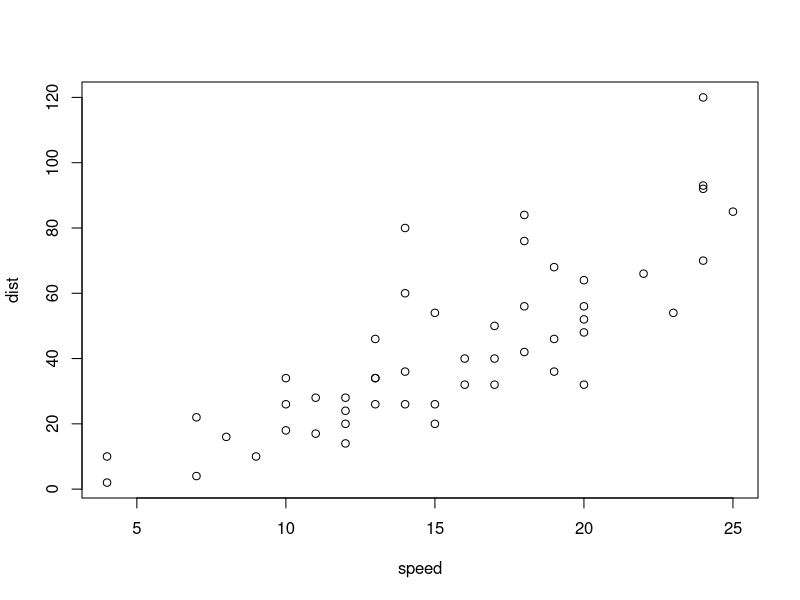
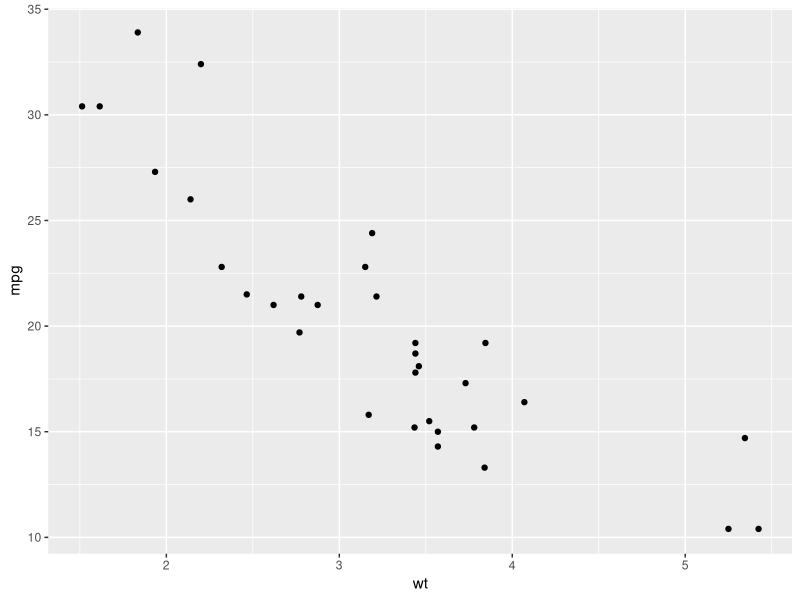
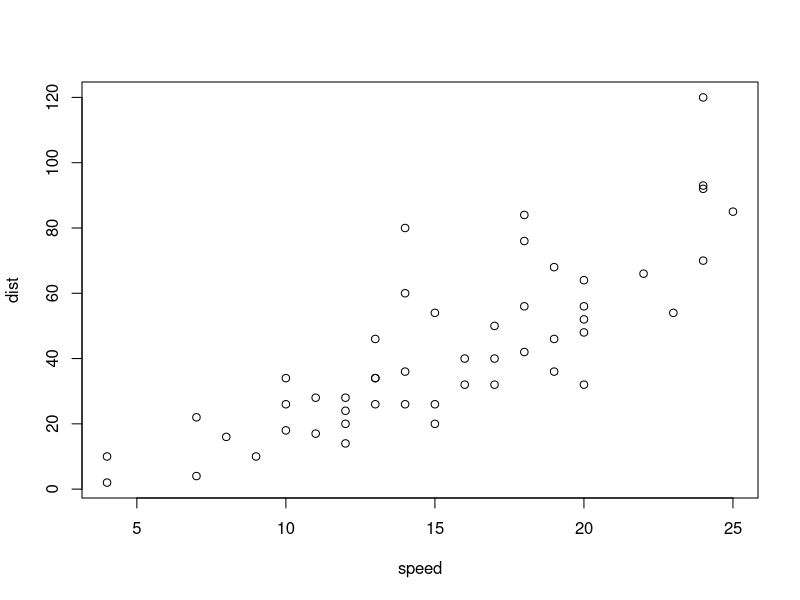

Generate these figures, in order, with R:
## ---- chunk 1
plot(cars)
## ---- chunk 2
library(ggplot2)
library(dplyr)
## ---- chunk 3
detach("package:dplyr", unload = TRUE)
detach("package:ggplot2", unload = TRUE)
## ---- chunk 4
library(ggplot2)
library(dplyr)
## ---- chunk 5
qplot(wt, mpg, data = mtcars)
## ---- chunk 6
plot(cars)
## ---- chunk 7
dat = read.csv("./Data/test.csv")
dat
